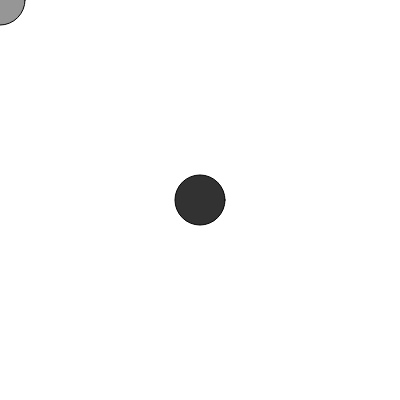
Frame 1 (no input)
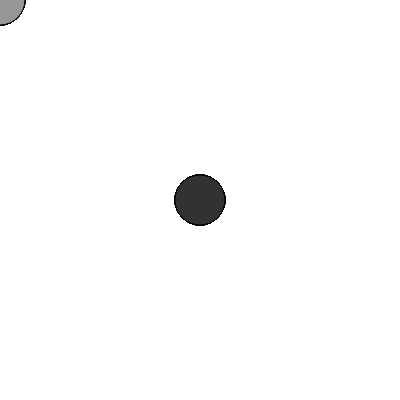
Frame 60 (no input)
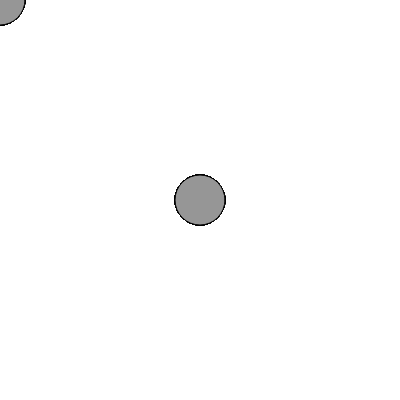
Frame 120 (the mouse pressed at the canvas centre since frame 60)

The p5.js sketch that drew these frames (run headless with seeded random() and noise() and a simulated clock; from frame 60 on, the mouse is pressed at the canvas centre):

// p5.js sketch
// ── sketch.js
function setup() {
  createCanvas(400, 400);
}

function draw() {
  //background(200);
  fill(50);
  ellipse(width/2, height/2, 50, 50);
  fill(150)
  ellipse(mouseX, mouseY, 50, 50);
}
